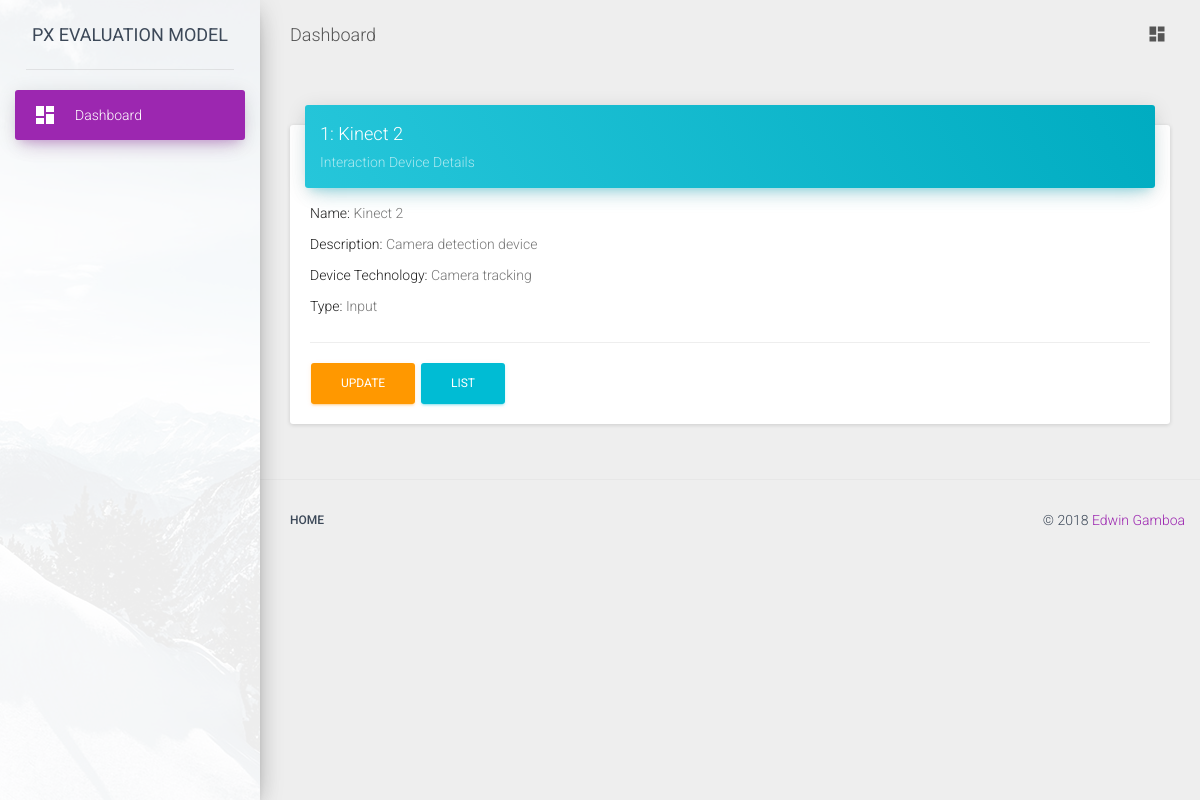
Page /interaction_device/1 on the committed database.
### interaction_devices/models.py (models this page shows, shortened)
class InteractionDevice(models.Model):
    name = models.CharField(max_length=140)
    description = models.TextField()
    device_technology = models.ForeignKey(DeviceTechnology,blank=True, null=True)
    type = models.PositiveIntegerField(
        choices=Constants.DEVICE_TYPE
    )
    def __str__(self):
        return self.name

class DeviceTechnology(models.Model):
    name = models.CharField(max_length=140)
    description = models.TextField()

### interaction_devices/views.py (the view)
# urls.py: url(r'^(?P<pk>\d+)$', InteractionDeviceDetail.as_view(), name='detail'),
class InteractionDeviceDetail(DetailView):
    model = InteractionDevice

### templates/interaction_devices/interactiondevice_detail.html
{% extends "detail_base.html" %}
{% load staticfiles %}
{% block card_description %}Interaction Device Details{% endblock %}
{% block card_content %}
<p>
    Name:
    <span class="text-muted"> {{ object.name }}</span>
</p>
<p>
    Description:
    <span class="text-muted"> {{ object.description }}</span>
</p>
<p>
    Device Technology:
    <span class="text-muted"> {{ object.device_technology.name}}</span>
</p>
<p>
    Type:
    <span class="text-muted"> {{ object.get_type_display}}</span>
</p>
{% endblock %}
{% block update_url %} {% url 'interaction_device:update' object.id %} {% endblock %}
{% block list_url %} {% url 'interaction_device:list' %} {% endblock %}

### templates/detail_base.html
{% extends "card_base.html" %}
{% load staticfiles %}
{% block card_title %}{{ object.id }}: {{object}}{% endblock %}
{% block card_color %}blue{% endblock %}
{% block card_footer %}
<a href="{% block update_url %}{% endblock %}" class="btn btn-warning">Update</a>
<a href="{% block list_url %}{% endblock %}" class="btn btn-info">List</a>
{% endblock %}

### rows in the picture
InteractionDevice: id "1", name "Kinect 2", description "Camera detection device", device_technology.name "Camera tracking", type "Input"
